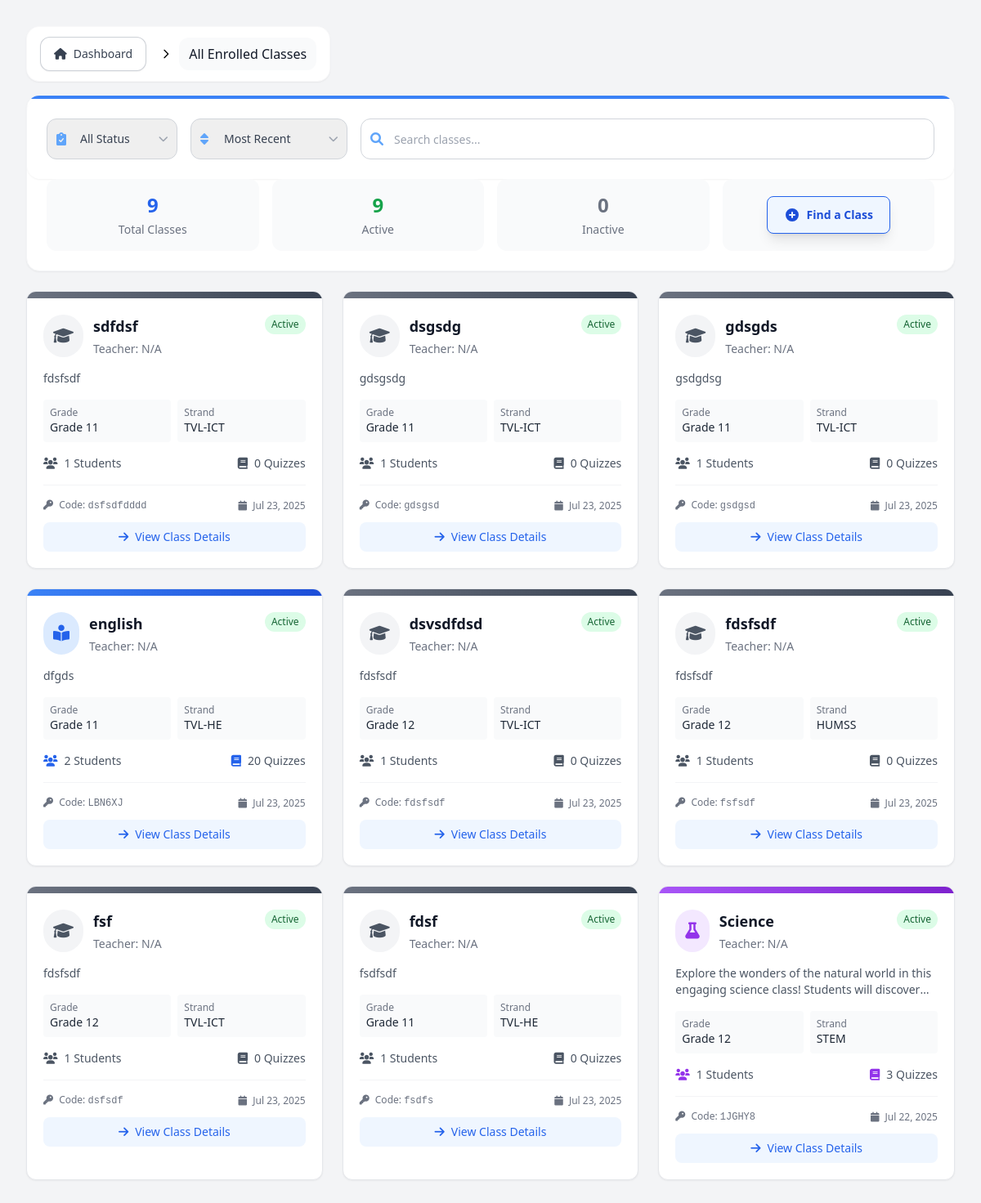
The page /Students/Contents/Pages/studentAllClasses.php (signed in) on the database its author committed.
### tables this page shows
CREATE TABLE `teacher_classes_tb` (
  `class_id` int(11) NOT NULL,
  `th_id` varchar(255) NOT NULL,
  `class_name` varchar(255) NOT NULL,
  `class_code` varchar(10) NOT NULL,
  `class_description` text DEFAULT NULL,
  `grade_level` varchar(20) NOT NULL,
  `strand` varchar(50) DEFAULT NULL,
  `status` enum('active','inactive','archived') NOT NULL DEFAULT 'active',
  `created_at` timestamp NOT NULL DEFAULT current_timestamp(),
  `updated_at` timestamp NOT NULL DEFAULT current_timestamp() ON UPDATE current_timestamp()
);

### Students/Functions/studentAllClassesFunction.php (called while the page is built, shortened)
<?php
include_once '../../../Connection/conn.php';
$user_email = $_SESSION['user_email'];
$studentId = null;
$query = "SELECT st_id FROM students_profiles_tb WHERE st_email = ?";
$stmt = $conn->prepare($query);
$stmt->bind_param("s", $user_email);
$stmt->execute();
$result = $stmt->get_result();
if ($result->num_rows > 0) {
    $row = $result->fetch_assoc();
    $studentId = $row['st_id'];
}
function getSubjectFromClassName($className) {
    $classNameLower = strtolower($className);
    $subjectKeywords = [
        'english' => 'English',
        'math' => 'Math',
        'science' => 'Science',
        'history' => 'History',
        'arts' => 'Arts',
        'pe' => 'PE',
        'ict' => 'ICT',
        'home economics' => 'Home Economics',
    ];
    foreach ($subjectKeywords as $keyword => $subject) {
        if (strpos($classNameLower, $keyword) !== false) {
            return $subject;
        }
    }
    return 'Default';
}
$enrolledClasses = [];
if ($studentId) {
    $classQuery = "SELECT
                       tc.*,
                       (SELECT COUNT(DISTINCT ce.st_id) FROM class_enrollments_tb ce WHERE ce.class_id = tc.class_id AND ce.status = 'active') AS student_count,
                       (SELECT COUNT(q.quiz_id) FROM quizzes_tb q WHERE q.class_id = tc.class_id AND q.status = 'published') AS quiz_count
                   FROM teacher_classes_tb tc
                   INNER JOIN class_enrollments_tb ce_main ON tc.class_id = ce_main.class_id
                   WHERE ce_main.st_id = ?
                   ORDER BY tc.status ASC, tc.created_at DESC";
    $classStmt = $conn->prepare($classQuery);
    $classStmt->bind_param("s", $studentId);
    $classStmt->execute();
    $classResult = $classStmt->get_result();
    while ($class = $classResult->fetch_assoc()) {
        $class['class_subject'] = getSubjectFromClassName($class['class_name']);
        $enrolledClasses[] = $class;
    }
}
?>

### Students/Contents/Includes/studentAllClassesIncludes/allClassesGrid.php (the view)
<?php
$statusColors = [
    'active' => 'bg-green-100 text-green-800',
    'inactive' => 'bg-red-100 text-red-800',
    'archived' => 'bg-gray-100 text-gray-800',
    'pending' => 'bg-yellow-100 text-yellow-800',
];
$subjectStyles = [
    'English' => [
        'strip' => 'from-blue-500 to-blue-700',
        'icon_bg' => 'bg-blue-100',
        'icon_color' => 'text-blue-600',
        'icon_class' => 'fas fa-book-reader'
    ],
    'Math' => [
        'strip' => 'from-green-500 to-green-700',
        'icon_bg' => 'bg-green-100',
        'icon_color' => 'text-green-600',
        'icon_class' => 'fas fa-calculator'
    ],
    'Science' => [
        'strip' => 'from-purple-500 to-purple-700',
        'icon_bg' => 'bg-purple-100',
        'icon_color' => 'text-purple-600',
        'icon_class' => 'fas fa-flask'
    ],
    'History' => [
        'strip' => 'from-yellow-500 to-yellow-700',
        'icon_bg' => 'bg-yellow-100',
        'icon_color' => 'text-yellow-600',
        'icon_class' => 'fas fa-landmark'
    ],
    'Arts' => [
        'strip' => 'from-pink-500 to-pink-700',
        'icon_bg' => 'bg-pink-100',
        'icon_color' => 'text-pink-600',
        'icon_class' => 'fas fa-paint-brush'
    ],
    'PE' => [
        'strip' => 'from-red-500 to-red-700',
        'icon_bg' => 'bg-red-100',
        'icon_color' => 'text-red-600',
        'icon_class' => 'fas fa-running'
    ],
    'ICT' => [
        'strip' => 'from-indigo-500 to-indigo-700',
        'icon_bg' => 'bg-indigo-100',
        'icon_color' => 'text-indigo-600',
        'icon_class' => 'fas fa-laptop-code'
    ],
    'Home Economics' => [
        'strip' => 'from-orange-500 to-orange-700',
        'icon_bg' => 'bg-orange-100',
        'icon_color' => 'text-orange-600',
        'icon_class' => 'fas fa-utensils'
    ],
    'Default' => [
        'strip' => 'from-gray-500 to-gray-700',
        'icon_bg' => 'bg-gray-100',
        'icon_color' => 'text-gray-600',
        'icon_class' => 'fas fa-graduation-cap'
    ]
];
?>
<?php if (empty($enrolledClasses)): ?>
    <div class="bg-white rounded-xl shadow-sm border border-gray-200 p-8 text-center">
        <div class="inline-block mb-4 p-4 bg-blue-50 rounded-full">
            <i class="fas fa-graduation-cap text-blue-500 text-3xl"></i>
        </div>
        <h3 class="text-lg font-medium text-gray-900 mb-2">No Classes Yet</h3>
        <p class="text-gray-500 mb-6 max-w-md mx-auto">You haven't enrolled in any classes yet. Join a class using the class code provided by your teacher.</p>
        <button onclick="showJoinClassModal()" class="bg-blue-primary hover:bg-blue-dark text-white px-6 py-2 rounded-lg text-sm font-medium transition-colors duration-200 inline-flex items-center">
            <i class="fas fa-search mr-2"></i> Join Your First Class
        </button>
    </div>
<?php else: ?>
    <div class="grid grid-cols-1 md:grid-cols-2 lg:grid-cols-3 gap-6" id="classesGrid">
        <?php foreach ($enrolledClasses as $index => $class):
            $description = !empty($class['class_description']) ? $class['class_description'] : 'No description provided.';
            $strand = !empty($class['strand']) ? $class['strand'] : 'N/A';
            $studentCount = $class['student_count'] ?? 0;
            $quizCount = $class['quiz_count'] ?? 0;
            $subject = $class['class_subject'] ?? 'Default';
            $style = $subjectStyles[$subject] ?? $subjectStyles['Default'];
        ?>
            <div class="group relative overflow-hidden bg-white rounded-xl shadow-sm border border-gray-200 hover:shadow-md transition-all duration-200 class-card"
                 data-class-name="<?php echo strtolower(htmlspecialchars($class['class_name'])); ?>"
                 data-class-status="<?php echo strtolower($class['status']); ?>"
                 data-class-subject="<?php echo strtolower($subject); ?>"
                 data-class-strand="<?php echo strtolower($strand); ?>">
                <div class="h-2 bg-gradient-to-r <?php echo $style['strip']; ?>"></div>
                <div class="p-5">
                    <div class="flex justify-between items-start mb-4">
                        <div class="inline-block p-3 rounded-full <?php echo $style['icon_bg']; ?> mr-3">
                            <i class="<?php echo $style['icon_class']; ?> text-xl <?php echo $style['icon_color']; ?>"></i>
                        </div>
                        <div class="flex-grow">
                            <h3 class="font-semibold text-lg text-gray-900 mb-1"><?php echo htmlspecialchars($class['class_name']); ?></h3>
                            <p class="text-sm text-gray-500">Teacher: <?php echo htmlspecialchars($class['teacher_name'] ?? 'N/A'); ?></p>
                        </div>
                        <span class="px-2 py-1 text-xs rounded-full <?php echo isset($statusColors[$class['status']]) ? $statusColors[$class['status']] : $statusColors['inactive']; ?>">
                            <?php echo ucfirst($class['status']); ?>
                        </span>
                    </div>
                    <p class="text-sm text-gray-600 mb-4 line-clamp-2"><?php echo htmlspecialchars($description); ?></p>
                    <div class="grid grid-cols-2 gap-2 mb-4">
                        <div class="bg-gray-50 p-2 rounded">
                            <p class="text-xs text-gray-500">Grade</p>
                            <p class="font-medium text-sm text-gray-800">Grade <?php echo htmlspecialchars($class['grade_level']); ?></p>
                        </div>
                        <div class="bg-gray-50 p-2 rounded">
                            <p class="text-xs text-gray-500">Strand</p>
                            <p class="font-medium text-sm text-gray-800"><?php echo htmlspecialchars($strand); ?></p>
                        </div>
                    </div>
                    <div class="flex justify-between text-sm mb-4">
                        <div class="flex items-center text-gray-600">
                            <i class="fas fa-users mr-2 <?php echo $style['icon_color']; ?>"></i>
                            <span><?php echo $studentCount; ?> Students</span>
                        </div>
                        <div class="flex items-center text-gray-600">
                            <i class="fas fa-book mr-2 <?php echo $style['icon_color']; ?>"></i>
                            <span><?php echo $quizCount; ?> Quizzes</span>
                        </div>
                    </div>
                    <div class="pt-4 border-t border-gray-100">
                        <div class="flex justify-between items-center mb-3">
                            <div class="text-xs text-gray-500">
                                <i class="fas fa-key mr-1"></i>
                                Code: <span class="font-mono font-medium"><?php echo htmlspecialchars($class['class_code']); ?></span>
                            </div>
                            <div class="text-xs text-gray-500">
                                <i class="fas fa-calendar mr-1"></i>
                                <?php echo date('M j, Y', strtotime($class['created_at'])); ?>
                            </div>
                        </div>
                        <a href="../Pages/classDetails.php?class_id=<?php echo $class['class_id']; ?>"
                           class="block w-full text-center bg-blue-50 hover:bg-blue-100 text-blue-600 py-2 rounded-lg text-sm font-medium transition-colors duration-200">
                            <i class="fas fa-arrow-right mr-2"></i>View Class Details
                        </a>
                    </div>
                </div>
            </div>
        <?php endforeach; ?>
    </div>
<?php endif; ?>

### Students/Assets/Css/studentAllClasses.css (style rules this page uses)
.class-card { transition: all 0.3s ease; }

### rows shown on the page
teacher_classes_tb: class_name "sdfdsf", teacher_name "N/A", status "Active", class_description "fdsfsdf", grade_level "11", strand "TVL-ICT", studentCount "1", quizCount "0", class_code "dsfsdfdddd", created_at "Jul 23, 2025"
teacher_classes_tb: class_name "dsgsdg", teacher_name "N/A", status "Active", class_description "gdsgsdg", grade_level "11", strand "TVL-ICT", studentCount "1", quizCount "0", class_code "gdsgsd", created_at "Jul 23, 2025"
teacher_classes_tb: class_name "gdsgds", teacher_name "N/A", status "Active", class_description "gsdgdsg", grade_level "11", strand "TVL-ICT", studentCount "1", quizCount "0", class_code "gsdgsd", created_at "Jul 23, 2025"
teacher_classes_tb: class_name "english", teacher_name "N/A", status "Active", class_description "dfgds", grade_level "11", strand "TVL-HE", studentCount "2", quizCount "20", class_code "LBN6XJ", created_at "Jul 23, 2025"
teacher_classes_tb: class_name "dsvsdfdsd", teacher_name "N/A", status "Active", class_description "fdsfsdf", grade_level "12", strand "TVL-ICT", studentCount "1", quizCount "0", class_code "fdsfsdf", created_at "Jul 23, 2025"
teacher_classes_tb: class_name "fdsfsdf", teacher_name "N/A", status "Active", class_description "fdsfsdf", grade_level "12", strand "HUMSS", studentCount "1", quizCount "0", class_code "fsfsdf", created_at "Jul 23, 2025"
teacher_classes_tb: class_name "fsf", teacher_name "N/A", status "Active", class_description "fdsfsdf", grade_level "12", strand "TVL-ICT", studentCount "1", quizCount "0", class_code "dsfsdf", created_at "Jul 23, 2025"
teacher_classes_tb: class_name "fdsf", teacher_name "N/A", status "Active", class_description "fsdfsdf", grade_level "11", strand "TVL-HE", studentCount "1", quizCount "0", class_code "fsdfs", created_at "Jul 23, 2025"
teacher_classes_tb: class_name "Science", teacher_name "N/A", status "Active", class_description "Explore the wonders of the natural world in this engaging science class! Students will…", grade_level "12", strand "STEM", studentCount "1", quizCount "3", class_code "1JGHY8", created_at "Jul 22, 2025"

### other values the page prints
count($enrolledClasses) "9"
